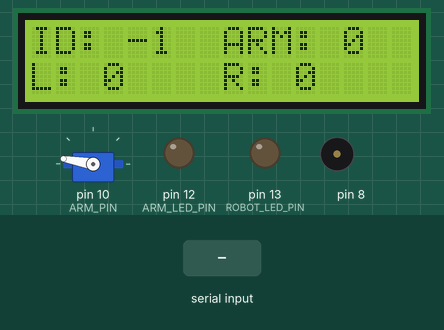
A sketch run on a simulated Arduino Uno, built with avr-gcc and run on an emulated ATmega328P. Shown: servo, 16×2 character LCD, output pins drawn as LEDs (lit = HIGH), buzzer (waves = sounding). The test bench sets the inputs (shaded band).

Above: at 9.5 s.
9.6 s: "C\n" received over Serial
At 10.2 s:
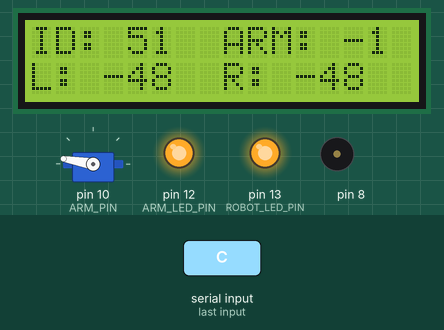
11.1 s: "0\n" received over Serial
At 11.5 s:
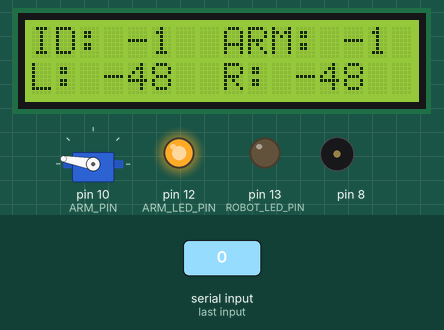
Timing chart, 0 to 14.1 s (numbered marks = the images above; inputs shaded):
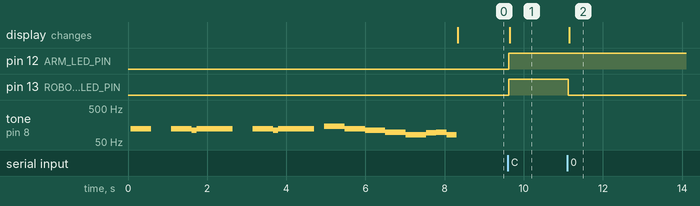

The sketch:

mini_robots.ino
```cpp
/*
 * mini_robots.ino
 * Created on: 2024-11-08
 * Author: Sebastien Cabana
 *
 * Description:
 * This Arduino program controls the movement and actions of mini-robots for the Machine
 * competition at JDG 2025. Robots communicate via UART to receive commands, interpret them,
 * and perform corresponding actions. Functions manage movement, robotic arm control, and
 * status display on an LCD screen.
 *
 * Hardware:
 * - LEDs with 220-ohm resistors
 * - Two 3.7V batteries in series
 *
 * Usage:
 * Include the appropriate configuration header file for each robot before uploading
 * the code. This ensures compatibility with the robot's hardware setup.
 */

// Includes
#include "gripper.h"
#include "melody/melody.cpp"

/* INCLUDE CORRESPONDING HEADER FILE */
#include "cone.h"

// Global Variables
Servo arm;                            // Servo motor object for arm control
LiquidCrystal_I2C lcd(0x27, 16, 2);   // LCD object for display
String message = "0:00:00:0\r\n";     // Incoming command message format for robot control
int robot = -1;                       // Current robot ID
int l_speed = 0;                      // Left wheel speed
int r_speed = 0;                      // Right wheel speed
int arm_state = 0;                    // Arm state: 0 = down, 1 = up

// Prototypes
void Get_Message();                   // Receive and construct the command message via UART
void Decode_Message();                // Decode the command message and extract robot control values
void Move();                          // Control the movement of the robot's wheels
void Arm();                           // Control the robotic arm
void Print_LCD();                     // Display the robot's status on the LCD
void LED_Control();                   // Control the LEDs based on robot and arm status

void setup() {
  // DC motors
  pinMode(DC_FL_PIN, OUTPUT);
  pinMode(DC_FR_PIN, OUTPUT);
  pinMode(DC_BL_PIN, OUTPUT);
  pinMode(DC_BR_PIN, OUTPUT);

  // LEDs
  pinMode(ARM_LED_PIN, OUTPUT);
  pinMode(ROBOT_LED_PIN, OUTPUT);

  // Servo motors
  if(ROBOT_ID != CONE_ROBOT_ID) {
    arm.attach(SERVO_PIN);
    arm.write(ARM_ANGLE_UP);
  }
  else {
    grip_arm.attach(ARM_PIN);
    grip_arm.write(arm_angle);
  }

  // UART
  Serial.begin(115200);

  // LCD screen
  lcd.init();
  lcd.backlight();
  lcd.setCursor(0, 0);

  // Melody
  Start_Song();
}

void loop() {

  // Receive message over UART
  Get_Message();

  // Convert message to command values
  Decode_Message();

  // Test for gripper format and convert message to command values
  if(gripper_message != "[0:0]\r\n")
    Decode_Gripper();

  // Test if gripper claw needs to be initialized
  if(!init_claw && arm_angle <= INIT_ANGLE)
    Init_Claw();

  // Manage LEDs from command values
  LED_Control();

  // Print command values on LCD screen
  Print_LCD();

  // Execute commands
  Move();
  Arm();
}

void Init_Claw() {
  grip_claw.attach(CLAW_PIN);
  grip_claw.write(claw_angle);
  init_claw = true;
  delay(300);
}

void Get_Message() {
  message = "";
  while (Serial.available() > 0) {
    char received_char = Serial.read();
    message += received_char;
    if (received_char == '\n') break;
  }
}

void Decode_Message() {

/*
 * Message format: a 9-character string structured as follows:
 * <robot>:<left wheel speed>:<right wheel speed>:<arm control>
 *
 * - The first character represents the robot's color, indicated by the first letter:
 *   'R' (RED), 'G' (GREEN), 'B' (BLUE), 'Y' (YELLOW), 'P' (PURPLE), 'C' (CONE), 'S' (SHIP).
 *
 * - The next two characters specify the left wheel speed:
 *   - The first character is the direction: '+' for forward, '-' for reverse.
 *   - The second character is the base speed multiplier: '0' stops the wheel, '1' for low speed, etc.
 *
 * - The next two characters specify the right wheel speed, using the same format as the left:
 *   direction ('+' or '-') and speed multiplier.
 *
 * - The last character controls the robot arm movement:
 *   'U' to raise the arm and 'D' to lower it.
 */

  // Test for gripper message format
  if(message[0] == '[') {
    gripper_message = message;
    message = "";
    return;
  }

  // Decode robot ID
  switch (message[0]) {
    case '0': robot = -1; break;
    case 'R': robot = 0; break;
    case 'G': robot = 1; break;
    case 'B': robot = 2; break;
    case 'Y': robot = 3; break;
    case 'P': robot = 4; break;
    case 'C': robot = 5; break;
    case 'S': robot = 6; break;
    default: return;
  }

  // Exit if message is not for this robot
  if (robot != ROBOT_ID) return;

  // Decode left wheel speed
  l_speed = message[3] - '0';
  if (message[2] == '-') l_speed *= -1;

  // Decode right wheel speed
  r_speed = message[6] - '0';
  if (message[5] == '-') r_speed *= -1;

  // Decode arm state
  arm_state = (message[8] == 'U') ? 1 : (message[8] == 'D') ? 0 : -1;

  message = "";
}

void Decode_Gripper() {

/*
 * Message format: a 5-character string structured as follows:
 * [<arm>:<claw>]
 *
 * Possible values for <arm> and <claw> are as follows :
 *   - '+' to increment the angle
 *   - '-' to decrement the angle
 *   - '0' to keep current angle
 */

  // Exit if last message before gripper command was not for this robot
  if (robot != ROBOT_ID) return;

  // Execute command
  Gripper_Control();
}

void Gripper_Control() {

  /* Arm control
   *   - '+' to lift (decrement the angle)
   *   - '-' to drop (increment the angle)
   */
  switch(gripper_message[1]) {
    case '+': if(arm_angle - ANGLE_STEP >= UP_BOUND) arm_angle -= ANGLE_STEP; break;
    case '-': if(arm_angle + ANGLE_STEP <= DOWN_BOUND) arm_angle += ANGLE_STEP; break;
    case '0': break;
    default:  return;
  }
  grip_arm.write(arm_angle);

  /* Claw control
   *   - '+' to close (decrement the angle)
   *   - '-' to open (increment the angle)
   */
  if(!init_claw)
    return;
  switch(gripper_message[3]) {
    case '+': if(claw_angle - ANGLE_STEP >= CLOSE_BOUND) claw_angle -= ANGLE_STEP; break;
    case '-': if(claw_angle + ANGLE_STEP <= OPEN_BOUND) claw_angle += ANGLE_STEP; break;
    case '0': break;
    default:  return;
  }
  grip_claw.write(claw_angle);
}

void Move() {
  // Stop wheels if speed is zero
  if (l_speed == 0) {
    analogWrite(DC_FL_PIN, 0);
    analogWrite(DC_BL_PIN, 0);
  }
  if (r_speed == 0) {
    analogWrite(DC_FR_PIN, 0);
    analogWrite(DC_BR_PIN, 0);
  }

  // Control back wheels for negative speed
  if (l_speed < 0) analogWrite(DC_BL_PIN, LEFT_SPEEDS[abs(l_speed) - 1]);
  if (r_speed < 0) analogWrite(DC_BR_PIN, RIGHT_SPEEDS[abs(r_speed) - 1]);

  // Control front wheels for positive speed
  if (l_speed > 0) analogWrite(DC_FL_PIN, LEFT_SPEEDS[l_speed - 1]);
  if (r_speed > 0) analogWrite(DC_FR_PIN, RIGHT_SPEEDS[r_speed - 1]);
}

void Arm() {
  arm.write(arm_state ? ARM_ANGLE_UP : ARM_ANGLE_DOWN);
}

void Print_LCD() {
  lcd.setCursor(0, 0);
  lcd.print("ID: ");
  lcd.print(robot);
  lcd.setCursor(8, 0);
  lcd.print("ARM: ");
  lcd.print(arm_state);
  lcd.setCursor(0, 1);
  lcd.print("L: ");
  lcd.print(l_speed);
  lcd.setCursor(8, 1);
  lcd.print("R: ");
  lcd.print(r_speed);
}

void LED_Control() {
  digitalWrite(ROBOT_LED_PIN, (robot == ROBOT_ID) ? HIGH : LOW);
  digitalWrite(ARM_LED_PIN, arm_state ? HIGH : LOW);
}
```

cone.h
```cpp
/*
 * cone.h
 * Created on: 2024-12-19
 * Author: Sebastien Cabana
 *
 * Description:
 * This header file defines the hardware-related constants and configurations
 * for the CONE robot. These constants are specific to the CONE robot's hardware
 * setup, including pin assignments and motor/servo settings.
 */

#ifndef CONE_H
#define CONE_H

// Pin Definitions
#define DC_FL_PIN       5       // Pin for front-left DC motor drive
#define DC_FR_PIN       3      // Pin for front-right DC motor drive
#define DC_BL_PIN       6       // Pin for back-left DC motor drive
#define DC_BR_PIN       11       // Pin for back-right DC motor drive
#define SERVO_PIN       -1      // Disabled pin
#define ARM_LED_PIN     12      // Pin for arm activity LED
#define ROBOT_LED_PIN   13      // Pin for robot control status LED

// Robot Specific Global Constants
#define ROBOT_ID        5       // Unique ID to each Arduino : RED is 0, GREEN is 1, BLUE is 2, YELLOW is 3, PURPLE is 4, CONE is 5, BOAT is 6
#define MAX_SPEED       3       // Maximum speed multiplier for the robot

// Speed Levels
const int LEFT_SPEEDS[MAX_SPEED]  = {180, 210, 240};   // Speed levels for the left motor
const int RIGHT_SPEEDS[MAX_SPEED] = {120, 150, 180};   // Speed levels for the right motor

// Servo Angles
#define ARM_ANGLE_UP    10      // Servo angle for the arm in the UP position
#define ARM_ANGLE_DOWN  30      // Servo angle for the arm in the DOWN position

#endif 
```

gripper.h
```cpp
/*
 * gripper.h
 * Created on: 2024-12-20
 * Author: Sebastien Cabana
 *
 * Description:
 * This header file defines the hardware-related constants and configurations
 * for the gripper fixed on the CONE robot. These constants are specific to
 * the gripper's hardware setup, including pin assignments and servo settings.
 */

#ifndef GRIPPER_H
#define GRIPPER_H

// Includes
#include <Wire.h>
#include <LiquidCrystal_I2C.h>
#include <stdlib.h>
#include <string.h>
#include <math.h>
#include <Servo.h>

// Pin Definitions
#define ARM_PIN        10      // Pin for arm servo motor control
#define CLAW_PIN       9       // Pin for claw servo motor control

// Gripper Specific Global Constants
#define CONE_ROBOT_ID  5        // ID corresponding to the robot equipped with a gripper

// Servo Angles
#define ANGLE_STEP     3        // Increment for angle adjustments
#define OPEN_BOUND     60       // Maximum open angle for the claw
#define CLOSE_BOUND    0        // Minimum closed angle for the claw
#define UP_BOUND       0       // Arm angle for position above the rear wheel
#define DOWN_BOUND     180      // Arm angle for position just above the ground
#define INIT_ANGLE     80       // Arm angle to reach before attaching claw servo

// Global Variables
String gripper_message = "[0:0]\r\n";       // Incoming command message for gripper control
int claw_angle         = CLOSE_BOUND;       // Initial claw angle: fully closed
int arm_angle          = DOWN_BOUND - 10;   // Initial arm angle: parallel to the ground
bool init_claw         = false;             // Attach claw servo only when arm is raised after setup
Servo grip_claw;
Servo grip_arm;

// Prototypes
void Init_Claw();                     // Attach claw servo at specific moment after setup
void Decode_Gripper();                // Decode the command message and extract gripper control values
void Gripper_Control();               // Execute extracted gripper controls

#endif
```

gandalf.h
```cpp
#include "pitches.h"

// Tempo settings
#define TEMPO         130
#define QUARTER_NOTE  1.4

// Tempo values
#define MSPB                60000 / TEMPO
#define WHOLE_NOTE          4.00 * QUARTER_NOTE
#define HALF_NOTE           2.00 * QUARTER_NOTE
#define EIGHTH_NOTE         0.50 * QUARTER_NOTE
#define SIXTEENTH_NOTE      0.25 * QUARTER_NOTE
const float DOT(const float note) {return 1.5 * note;}

// Melody
#define NOTE_COUNT 26
int note_pitches[NOTE_COUNT] = {
  NOTE_B2, PAUSE, NOTE_B2, NOTE_B2, NOTE_B2, NOTE_A2, NOTE_B2,
  NOTE_B2, PAUSE, NOTE_B2, NOTE_B2, NOTE_B2, NOTE_A2, NOTE_B2,
  NOTE_B2, PAUSE, NOTE_D3, NOTE_B2, NOTE_A2,
  NOTE_A2, NOTE_G2, NOTE_E2, NOTE_E2, NOTE_FS2, NOTE_G2, NOTE_E2
};
float note_durations[NOTE_COUNT] = {
  QUARTER_NOTE, QUARTER_NOTE, EIGHTH_NOTE, SIXTEENTH_NOTE, SIXTEENTH_NOTE, SIXTEENTH_NOTE, DOT(EIGHTH_NOTE),
  QUARTER_NOTE, QUARTER_NOTE, EIGHTH_NOTE, SIXTEENTH_NOTE, SIXTEENTH_NOTE, SIXTEENTH_NOTE, DOT(EIGHTH_NOTE),
  QUARTER_NOTE, EIGHTH_NOTE, QUARTER_NOTE, QUARTER_NOTE, EIGHTH_NOTE,
  EIGHTH_NOTE, QUARTER_NOTE, EIGHTH_NOTE, EIGHTH_NOTE, EIGHTH_NOTE, EIGHTH_NOTE, EIGHTH_NOTE
};
```

pitches.h
```cpp
// Source : https://www.arduino.cc/en/Tutorial/BuiltInExamples/toneMelody
#define PAUSE 0
#define NOTE_B0 31
#define NOTE_C1 33
#define NOTE_CS1 35
#define NOTE_D1 37
#define NOTE_DS1 39
#define NOTE_E1 41
#define NOTE_F1 44
#define NOTE_FS1 46
#define NOTE_G1 49
#define NOTE_GS1 52
#define NOTE_A1 55
#define NOTE_AS1 58
#define NOTE_B1 62
#define NOTE_C2 65
#define NOTE_CS2 69
#define NOTE_D2 73
#define NOTE_DS2 78
#define NOTE_E2 82
#define NOTE_F2 87
#define NOTE_FS2 93
#define NOTE_G2 98
#define NOTE_GS2 104
#define NOTE_A2 110
#define NOTE_AS2 117
#define NOTE_B2 123
#define NOTE_C3 131
#define NOTE_CS3 139
#define NOTE_D3 147
#define NOTE_DS3 156
#define NOTE_E3 165
#define NOTE_F3 175
#define NOTE_FS3 185
#define NOTE_G3 196
#define NOTE_GS3 208
#define NOTE_A3 220
#define NOTE_AS3 233
#define NOTE_B3 247
#define NOTE_C4 262
#define NOTE_CS4 277
#define NOTE_D4 294
#define NOTE_DS4 311
#define NOTE_E4 330
#define NOTE_F4 349
#define NOTE_FS4 370
#define NOTE_G4 392
#define NOTE_GS4 415
#define NOTE_A4 440
#define NOTE_AS4 466
#define NOTE_B4 494
#define NOTE_C5 523
#define NOTE_CS5 554
#define NOTE_D5 587
#define NOTE_DS5 622
#define NOTE_E5 659
#define NOTE_F5 698
#define NOTE_FS5 740
#define NOTE_G5 784
#define NOTE_GS5 831
#define NOTE_A5 880
#define NOTE_AS5 932
#define NOTE_B5 988
#define NOTE_C6 1047
#define NOTE_CS6 1109
#define NOTE_D6 1175
#define NOTE_DS6 1245
#define NOTE_E6 1319
#define NOTE_F6 1397
#define NOTE_FS6 1480
#define NOTE_G6 1568
#define NOTE_GS6 1661
#define NOTE_A6 1760
#define NOTE_AS6 1865
#define NOTE_B6 1976
#define NOTE_C7 2093
#define NOTE_CS7 2217
#define NOTE_D7 2349
#define NOTE_DS7 2489
#define NOTE_E7 2637
#define NOTE_F7 2794
#define NOTE_FS7 2960
#define NOTE_G7 3136
#define NOTE_GS7 3322
#define NOTE_A7 3520
#define NOTE_AS7 3729
#define NOTE_B7 3951
#define NOTE_C8 4186
#define NOTE_CS8 4435
#define NOTE_D8 4699
#define NOTE_DS8 4978
```

Measured:
- after the input at 9.6 s, pin 12 (ARM_LED_PIN), pin 13 (ROBOT_LED_PIN): LOW → HIGH at once; the display: changes at once (image 1)
- after the input at 11.1 s, pin 13 (ROBOT_LED_PIN): HIGH → LOW at once; the display: changes after 0.05 s (image 2)
